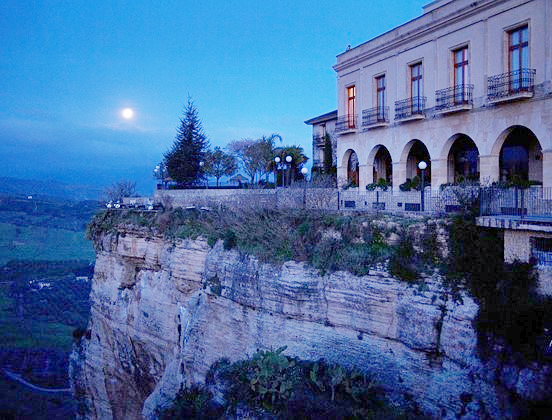
#> input picture evaluate-image-quality-master/src/images/2+.bmp, 552 x 420 px
$ python calc_Image_Entropy.py images/2+.bmp
#> lines starting #> are read from the running program, lines starting #| are printed output that depends on the picture
import cv2
import sys
import matplotlib.pyplot as plt
import numpy as np

# https://github.com/tom-uchida/evaluate-image-quality
args = sys.argv
if len(args) != 2:
    sys.exit()

def read_img( _img_name ):
#> called with _img_name = 'images/2+.bmp'
    img_BGR = cv2.imread( _img_name )
#> img_BGR is the input picture: shape (420, 552, 3); mean B, G, R 156.2, 106, 70.6
    img_RGB = cv2.cvtColor( img_BGR, cv2.COLOR_BGR2RGB )

    return img_RGB

def calc_entropy( _histogram, _num_of_pixels ):
    entropy = 0

    for i in range( 256 ):
        # Calc the probability of appearance of pixel value "i"
        p = _histogram[i] / _num_of_pixels

        if p == 0:
            continue
        entropy -= p * np.log2( p )

    return entropy

if __name__ == "__main__":
    # Read one image

    img_RGB = read_img( args[1] )

    # Convert RGB to Grayscale
    img_Gray = cv2.cvtColor( img_RGB, cv2.COLOR_RGB2GRAY )
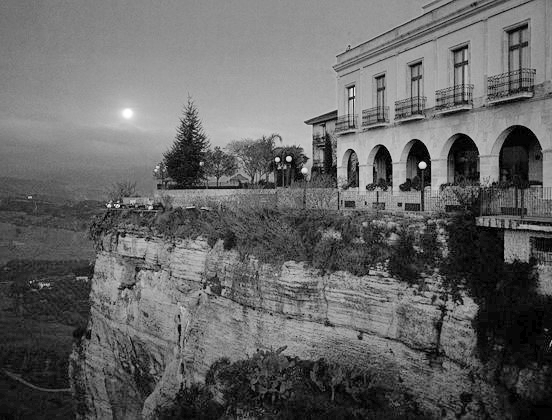
#> img_Gray: shape (420, 552); min 0, max 255, mean 101.1

    # Get histogram of the input image
    img_hist, img_bins = np.histogram( np.array( img_Gray ).flatten(), bins=np.arange( 256+1 ) )
#> img_hist = 256 values, max 2821 at index 147, min 0 at index 235, mean 905.6; img_bins = 257 values from 0 to 256
    # print( img_hist.shape ) (255,)

    # Calculate entropy of the input image
    num_of_pixels = img_RGB.shape[0] * img_RGB.shape[1]
#> num_of_pixels = 231840
    entropy = calc_entropy( img_hist, num_of_pixels )
#> the loop in calc_entropy, `for i in range( 256 ): # Calc the probability of appearance of pixel v..` made 256 passes
#> (p, entropy) on passes 1 to 3: (0.00313, 0.026), (0.000513, 0.0316), (0.0015, 0.0457)
#> after the loop in calc_entropy, `for i in range( 256 ):`: entropy = 7.48
#> entropy = 7.48
    print( 'Entropy: {:.2f}'.format( entropy ) )
#| Entropy: 7.48

$ run again, on evaluate-image-quality-master/src/images/EnlightGAN.bmp
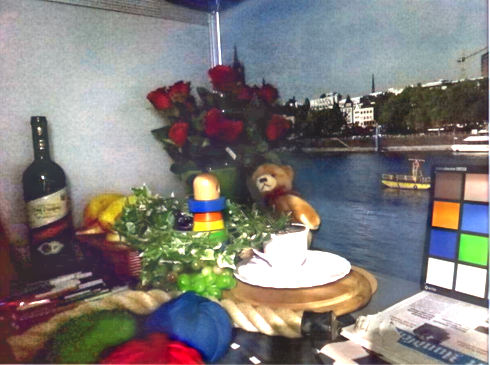
#> input picture evaluate-image-quality-master/src/images/EnlightGAN.bmp, 490 x 365 px
#> in read_img, img_BGR is the input picture: shape (365, 490, 3); mean B, G, R 122.5, 124.9, 128.6
#> `img_Gray = cv2.cvtColor( img_RGB, cv2.COLOR_RGB2GRAY )`:
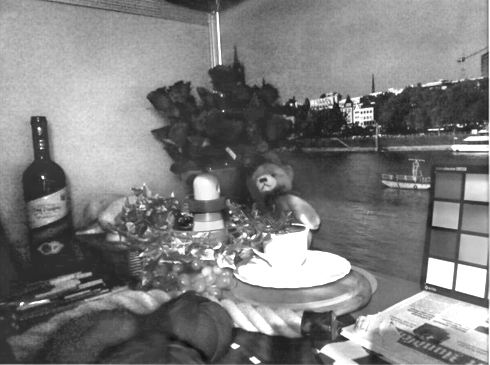
#> img_Gray: shape (365, 490); min 14, max 255, mean 125.7
#> img_hist = 256 values, max 7194 at index 255, min 0 at index 0, mean 698.6; img_bins = 257 values from 0 to 256
#> the loop in calc_entropy, `for i in range( 256 ): # Calc the probability of appearance of pixel v..` made 256 passes
#> (p, entropy) on passes 15 to 17: (1.12e-05, 0.000184), (5.59e-06, 0.000281), (1.68e-05, 0.000548)
#> after the loop in calc_entropy, `for i in range( 256 ):`: entropy = 7.54
#| Entropy: 7.54

$ run again, on evaluate-image-quality-master/src/images/e_2.bmp
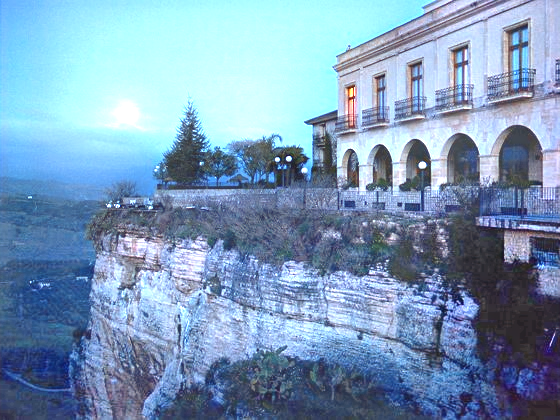
#> input picture evaluate-image-quality-master/src/images/e_2.bmp, 560 x 420 px
#> in read_img, img_BGR is the input picture: shape (420, 560, 3); mean B, G, R 185.4, 155, 124.4
#> `img_Gray = cv2.cvtColor( img_RGB, cv2.COLOR_RGB2GRAY )`:
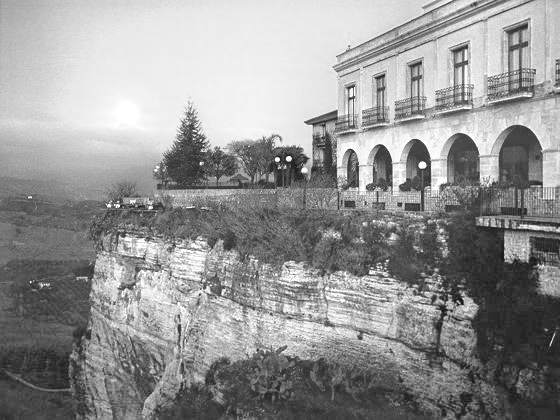
#> img_Gray: shape (420, 560); min 17, max 255, mean 149.3
#> img_hist = 256 values, max 3651 at index 236, min 0 at index 0, mean 918.8; img_bins = 257 values from 0 to 256
#> the loop in calc_entropy, `for i in range( 256 ): # Calc the probability of appearance of pixel v..` made 256 passes
#> (p, entropy) on passes 18, 22, 23: (4.25e-06, 7.59e-05), (2.13e-05, 0.000406), (2.55e-05, 0.000795)
#> after the loop in calc_entropy, `for i in range( 256 ):`: entropy = 7.67
#| Entropy: 7.67
